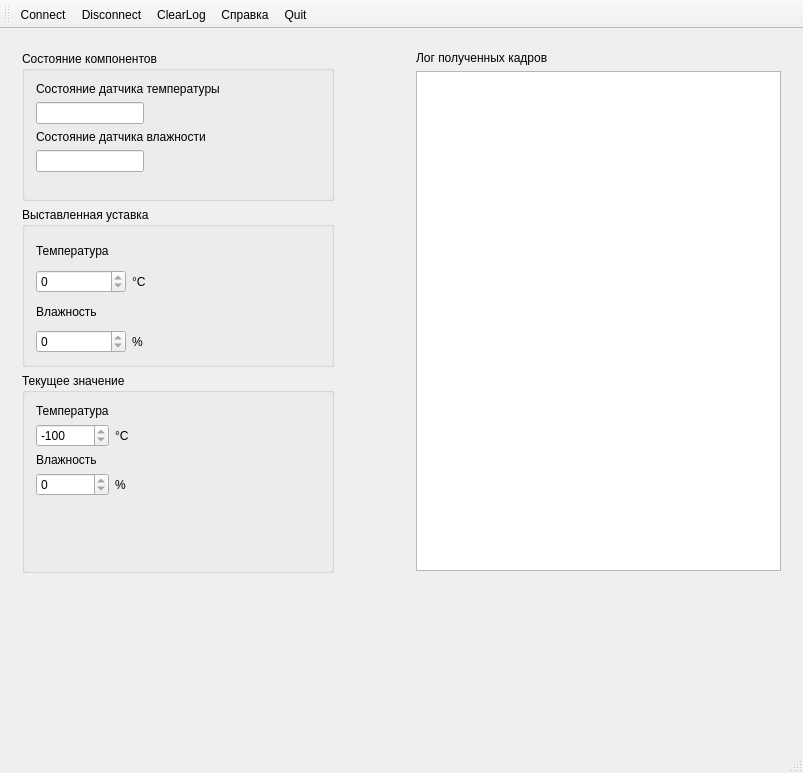
<?xml version="1.0" encoding="UTF-8"?>
<ui version="4.0">
 <class>MainWindow</class>
 <widget class="QMainWindow" name="MainWindow">
  <property name="geometry">
   <rect>
    <x>0</x>
    <y>0</y>
    <width>803</width>
    <height>773</height>
   </rect>
  </property>
  <property name="windowTitle">
   <string>Имитатор платы</string>
  </property>
  <widget class="QWidget" name="centralWidget">
   <layout class="QGridLayout" name="gridLayout">
    <item row="4" column="0">
     <widget class="QLabel" name="m_status">
      <property name="text">
       <string/>
      </property>
     </widget>
    </item>
    <item row="0" column="0">
     <widget class="QFrame" name="statusFrame">
      <property name="minimumSize">
       <size>
        <width>0</width>
        <height>400</height>
       </size>
      </property>
      <property name="frameShape">
       <enum>QFrame::NoFrame</enum>
      </property>
      <property name="frameShadow">
       <enum>QFrame::Raised</enum>
      </property>
      <layout class="QFormLayout" name="formLayout_3">
       <item row="0" column="0">
        <widget class="QGroupBox" name="componentsStatusBox">
         <property name="sizePolicy">
          <sizepolicy hsizetype="Fixed" vsizetype="Preferred">
           <horstretch>0</horstretch>
           <verstretch>0</verstretch>
          </sizepolicy>
         </property>
         <property name="minimumSize">
          <size>
           <width>312</width>
           <height>150</height>
          </size>
         </property>
         <property name="title">
          <string>Состояние компонентов</string>
         </property>
         <layout class="QFormLayout" name="formLayout_2">
          <property name="rightMargin">
           <number>6</number>
          </property>
          <item row="0" column="0">
           <widget class="QLabel" name="temperatureSensorLabel">
            <property name="text">
             <string>Состояние датчика температуры</string>
            </property>
           </widget>
          </item>
          <item row="1" column="0">
           <widget class="QLineEdit" name="temperatureSensorEdit">
            <property name="readOnly">
             <bool>true</bool>
            </property>
           </widget>
          </item>
          <item row="2" column="0">
           <widget class="QLabel" name="humiditySensorLable">
            <property name="text">
             <string>Состояние датчика влажности</string>
            </property>
           </widget>
          </item>
          <item row="3" column="0">
           <widget class="QLineEdit" name="humiditySentorEdit">
            <property name="readOnly">
             <bool>true</bool>
            </property>
           </widget>
          </item>
         </layout>
        </widget>
       </item>
       <item row="2" column="0" colspan="2">
        <widget class="QGroupBox" name="valuesBox">
         <property name="sizePolicy">
          <sizepolicy hsizetype="Fixed" vsizetype="Fixed">
           <horstretch>0</horstretch>
           <verstretch>0</verstretch>
          </sizepolicy>
         </property>
         <property name="minimumSize">
          <size>
           <width>312</width>
           <height>200</height>
          </size>
         </property>
         <property name="title">
          <string>Текущее значение</string>
         </property>
         <layout class="QGridLayout" name="gridLayout_2">
          <item row="0" column="0">
           <widget class="QLabel" name="temperatureLabel">
            <property name="sizePolicy">
             <sizepolicy hsizetype="Fixed" vsizetype="Fixed">
              <horstretch>0</horstretch>
              <verstretch>0</verstretch>
             </sizepolicy>
            </property>
            <property name="text">
             <string>Температура</string>
            </property>
           </widget>
          </item>
          <item row="2" column="0">
           <widget class="QSpinBox" name="temperatureSpinBox">
            <property name="sizePolicy">
             <sizepolicy hsizetype="Minimum" vsizetype="Fixed">
              <horstretch>0</horstretch>
              <verstretch>0</verstretch>
             </sizepolicy>
            </property>
            <property name="readOnly">
             <bool>true</bool>
            </property>
            <property name="minimum">
             <number>-100</number>
            </property>
            <property name="maximum">
             <number>100</number>
            </property>
            <property name="value">
             <number>-100</number>
            </property>
           </widget>
          </item>
          <item row="2" column="1">
           <widget class="QLabel" name="gradusCurrentLabel">
            <property name="text">
             <string>°C</string>
            </property>
           </widget>
          </item>
          <item row="3" column="0">
           <widget class="QLabel" name="humidityLabel">
            <property name="sizePolicy">
             <sizepolicy hsizetype="Preferred" vsizetype="Fixed">
              <horstretch>0</horstretch>
              <verstretch>0</verstretch>
             </sizepolicy>
            </property>
            <property name="text">
             <string>Влажность</string>
            </property>
           </widget>
          </item>
          <item row="4" column="0">
           <widget class="QSpinBox" name="humiditySpinBox">
            <property name="readOnly">
             <bool>true</bool>
            </property>
            <property name="maximum">
             <number>100</number>
            </property>
           </widget>
          </item>
          <item row="4" column="1">
           <widget class="QLabel" name="percentCurrentLabel">
            <property name="text">
             <string>%</string>
            </property>
           </widget>
          </item>
          <item row="5" column="0">
           <spacer name="verticalSpacer">
            <property name="orientation">
             <enum>Qt::Vertical</enum>
            </property>
            <property name="sizeHint" stdset="0">
             <size>
              <width>20</width>
              <height>10</height>
             </size>
            </property>
           </spacer>
          </item>
         </layout>
        </widget>
       </item>
       <item row="1" column="0">
        <widget class="QGroupBox" name="targetValueBox">
         <property name="minimumSize">
          <size>
           <width>312</width>
           <height>160</height>
          </size>
         </property>
         <property name="title">
          <string>Выставленная уставка</string>
         </property>
         <layout class="QGridLayout" name="gridLayout_3">
          <item row="2" column="0">
           <widget class="QLabel" name="humidityTargetLabel">
            <property name="text">
             <string>Влажность</string>
            </property>
           </widget>
          </item>
          <item row="3" column="0">
           <widget class="QSpinBox" name="humidityTargetSpinBox">
            <property name="sizePolicy">
             <sizepolicy hsizetype="Fixed" vsizetype="Fixed">
              <horstretch>0</horstretch>
              <verstretch>0</verstretch>
             </sizepolicy>
            </property>
            <property name="minimumSize">
             <size>
              <width>90</width>
              <height>0</height>
             </size>
            </property>
            <property name="readOnly">
             <bool>true</bool>
            </property>
            <property name="maximum">
             <number>100</number>
            </property>
           </widget>
          </item>
          <item row="1" column="0">
           <widget class="QSpinBox" name="temperatureTargetSpinBox">
            <property name="sizePolicy">
             <sizepolicy hsizetype="Fixed" vsizetype="Fixed">
              <horstretch>0</horstretch>
              <verstretch>0</verstretch>
             </sizepolicy>
            </property>
            <property name="minimumSize">
             <size>
              <width>90</width>
              <height>0</height>
             </size>
            </property>
            <property name="readOnly">
             <bool>true</bool>
            </property>
            <property name="minimum">
             <number>-100</number>
            </property>
            <property name="maximum">
             <number>100</number>
            </property>
           </widget>
          </item>
          <item row="0" column="0">
           <widget class="QLabel" name="temperatureTargetLabel">
            <property name="text">
             <string>Температура</string>
            </property>
           </widget>
          </item>
          <item row="1" column="1">
           <widget class="QLabel" name="gradusTargetLabel">
            <property name="text">
             <string>°C</string>
            </property>
           </widget>
          </item>
          <item row="3" column="1">
           <widget class="QLabel" name="percentTargetLabel">
            <property name="text">
             <string>%</string>
            </property>
           </widget>
          </item>
         </layout>
        </widget>
       </item>
      </layout>
     </widget>
    </item>
    <item row="0" column="1">
     <widget class="QFrame" name="logFrame">
      <property name="minimumSize">
       <size>
        <width>300</width>
        <height>510</height>
       </size>
      </property>
      <property name="frameShape">
       <enum>QFrame::NoFrame</enum>
      </property>
      <property name="frameShadow">
       <enum>QFrame::Raised</enum>
      </property>
      <layout class="QFormLayout" name="formLayout_4">
       <item row="0" column="0">
        <widget class="QLabel" name="receivedMessagesEditLabel">
         <property name="sizePolicy">
          <sizepolicy hsizetype="Fixed" vsizetype="Fixed">
           <horstretch>0</horstretch>
           <verstretch>0</verstretch>
          </sizepolicy>
         </property>
         <property name="text">
          <string>Лог полученных кадров</string>
         </property>
         <property name="alignment">
          <set>Qt::AlignLeading|Qt::AlignLeft|Qt::AlignTop</set>
         </property>
        </widget>
       </item>
       <item row="1" column="0" colspan="2">
        <widget class="QTextEdit" name="receivedMessagesEdit">
         <property name="sizePolicy">
          <sizepolicy hsizetype="Preferred" vsizetype="Maximum">
           <horstretch>0</horstretch>
           <verstretch>0</verstretch>
          </sizepolicy>
         </property>
         <property name="minimumSize">
          <size>
           <width>0</width>
           <height>500</height>
          </size>
         </property>
         <property name="layoutDirection">
          <enum>Qt::LeftToRight</enum>
         </property>
         <property name="html">
          <string>&lt;!DOCTYPE HTML PUBLIC &quot;-//W3C//DTD HTML 4.0//EN&quot; &quot;http://www.w3.org/TR/REC-html40/strict.dtd&quot;&gt;
&lt;html&gt;&lt;head&gt;&lt;meta name=&quot;qrichtext&quot; content=&quot;1&quot; /&gt;&lt;style type=&quot;text/css&quot;&gt;
p, li { white-space: pre-wrap; }
&lt;/style&gt;&lt;/head&gt;&lt;body style=&quot; font-family:'Ubuntu'; font-size:11pt; font-weight:400; font-style:normal;&quot;&gt;
&lt;p style=&quot;-qt-paragraph-type:empty; margin-top:0px; margin-bottom:0px; margin-left:0px; margin-right:0px; -qt-block-indent:0; text-indent:0px;&quot;&gt;&lt;br /&gt;&lt;/p&gt;&lt;/body&gt;&lt;/html&gt;</string>
         </property>
        </widget>
       </item>
      </layout>
     </widget>
    </item>
   </layout>
  </widget>
  <widget class="QMenuBar" name="menuBar">
   <property name="geometry">
    <rect>
     <x>0</x>
     <y>0</y>
     <width>803</width>
     <height>22</height>
    </rect>
   </property>
  </widget>
  <widget class="QToolBar" name="mainToolBar">
   <attribute name="toolBarArea">
    <enum>TopToolBarArea</enum>
   </attribute>
   <attribute name="toolBarBreak">
    <bool>false</bool>
   </attribute>
   <addaction name="actionConnect"/>
   <addaction name="actionDisconnect"/>
   <addaction name="actionClearLog"/>
   <addaction name="actionAboutQt"/>
   <addaction name="actionQuit"/>
  </widget>
  <widget class="QStatusBar" name="statusBar"/>
  <action name="actionConnect">
   <property name="icon">
    <iconset resource="resource.qrc">
     <normaloff>:/images/connect.png</normaloff>:/images/connect.png</iconset>
   </property>
   <property name="text">
    <string>Connect</string>
   </property>
   <property name="toolTip">
    <string>Присоединиться</string>
   </property>
  </action>
  <action name="actionDisconnect">
   <property name="icon">
    <iconset resource="resource.qrc">
     <normaloff>:/images/disconnect.png</normaloff>:/images/disconnect.png</iconset>
   </property>
   <property name="text">
    <string>Disconnect</string>
   </property>
   <property name="toolTip">
    <string>Отсоединиться</string>
   </property>
  </action>
  <action name="actionQuit">
   <property name="icon">
    <iconset resource="resource.qrc">
     <normaloff>:/images/exit.png</normaloff>:/images/exit.png</iconset>
   </property>
   <property name="text">
    <string>Quit</string>
   </property>
  </action>
  <action name="actionAboutQt">
   <property name="text">
    <string>Справка</string>
   </property>
  </action>
  <action name="actionClearLog">
   <property name="icon">
    <iconset resource="resource.qrc">
     <normaloff>:/images/clear.png</normaloff>:/images/clear.png</iconset>
   </property>
   <property name="text">
    <string>ClearLog</string>
   </property>
  </action>
 </widget>
 <layoutdefault spacing="6" margin="11"/>
 <resources>
  <include location="resource.qrc"/>
 </resources>
 <connections/>
</ui>
